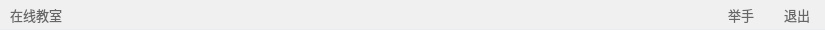
<?xml version="1.0" encoding="UTF-8"?>
<ui version="4.0">
 <class>StudentOnlineClassroomFunctionButtonWidget</class>
 <widget class="QWidget" name="StudentOnlineClassroomFunctionButtonWidget">
  <property name="geometry">
   <rect>
    <x>0</x>
    <y>0</y>
    <width>825</width>
    <height>30</height>
   </rect>
  </property>
  <property name="windowTitle">
   <string>Form</string>
  </property>
  <layout class="QGridLayout" name="gridLayout">
   <property name="leftMargin">
    <number>0</number>
   </property>
   <property name="topMargin">
    <number>0</number>
   </property>
   <property name="rightMargin">
    <number>0</number>
   </property>
   <property name="bottomMargin">
    <number>0</number>
   </property>
   <property name="spacing">
    <number>0</number>
   </property>
   <item row="0" column="0">
    <widget class="QFrame" name="function_btn_frame">
     <property name="minimumSize">
      <size>
       <width>825</width>
       <height>30</height>
      </size>
     </property>
     <property name="styleSheet">
      <string notr="true">QFrame {
	background: #f0f0f0;
	border: none;
	border-bottom: 1px solid #E8ECEC;
}</string>
     </property>
     <property name="frameShape">
      <enum>QFrame::StyledPanel</enum>
     </property>
     <property name="frameShadow">
      <enum>QFrame::Raised</enum>
     </property>
     <layout class="QHBoxLayout" name="horizontalLayout_4">
      <property name="spacing">
       <number>20</number>
      </property>
      <property name="leftMargin">
       <number>10</number>
      </property>
      <property name="topMargin">
       <number>0</number>
      </property>
      <property name="rightMargin">
       <number>10</number>
      </property>
      <property name="bottomMargin">
       <number>0</number>
      </property>
      <item>
       <widget class="QLabel" name="label_35">
        <property name="font">
         <font>
          <family>微软雅黑</family>
          <pointsize>10</pointsize>
         </font>
        </property>
        <property name="styleSheet">
         <string notr="true">QFrame {
	color: #666666;
	background: none;
	border: none;
}</string>
        </property>
        <property name="text">
         <string>在线教室</string>
        </property>
       </widget>
      </item>
      <item>
       <spacer name="horizontalSpacer_11">
        <property name="orientation">
         <enum>Qt::Horizontal</enum>
        </property>
        <property name="sizeHint" stdset="0">
         <size>
          <width>40</width>
          <height>20</height>
         </size>
        </property>
       </spacer>
      </item>
      <item>
       <widget class="QPushButton" name="raise_hand_btn">
        <property name="sizePolicy">
         <sizepolicy hsizetype="Minimum" vsizetype="Fixed">
          <horstretch>0</horstretch>
          <verstretch>0</verstretch>
         </sizepolicy>
        </property>
        <property name="minimumSize">
         <size>
          <width>0</width>
          <height>25</height>
         </size>
        </property>
        <property name="maximumSize">
         <size>
          <width>16777215</width>
          <height>25</height>
         </size>
        </property>
        <property name="font">
         <font>
          <family>微软雅黑</family>
          <pointsize>10</pointsize>
         </font>
        </property>
        <property name="cursor">
         <cursorShape>PointingHandCursor</cursorShape>
        </property>
        <property name="styleSheet">
         <string notr="true">QPushButton {
	color: #666666;
	background: none;
	border: none;
	border-radius: 5px;
	padding-left: 5px;
	padding-right: 5px;
}

QPushButton:hover {
	background-color: #dedede;
}</string>
        </property>
        <property name="text">
         <string>举手</string>
        </property>
        <property name="icon">
         <iconset resource="../../Status.qrc">
          <normaloff>:/button/Resources/material/button/raise_hand.png</normaloff>:/button/Resources/material/button/raise_hand.png</iconset>
        </property>
        <property name="iconSize">
         <size>
          <width>15</width>
          <height>15</height>
         </size>
        </property>
       </widget>
      </item>
      <item>
       <widget class="QPushButton" name="quit_lesson_btn">
        <property name="sizePolicy">
         <sizepolicy hsizetype="Minimum" vsizetype="Fixed">
          <horstretch>0</horstretch>
          <verstretch>0</verstretch>
         </sizepolicy>
        </property>
        <property name="minimumSize">
         <size>
          <width>0</width>
          <height>25</height>
         </size>
        </property>
        <property name="maximumSize">
         <size>
          <width>16777215</width>
          <height>25</height>
         </size>
        </property>
        <property name="font">
         <font>
          <family>微软雅黑</family>
          <pointsize>10</pointsize>
         </font>
        </property>
        <property name="cursor">
         <cursorShape>PointingHandCursor</cursorShape>
        </property>
        <property name="styleSheet">
         <string notr="true">QPushButton {
	color: #666666;
	background: none;
	border: none;
	border-radius: 5px;
	padding-left: 5px;
	padding-right: 5px;
}

QPushButton:hover {
	background-color: #dedede;
}</string>
        </property>
        <property name="text">
         <string>退出</string>
        </property>
        <property name="icon">
         <iconset resource="../../Status.qrc">
          <normaloff>:/button/Resources/material/button/exit.png</normaloff>:/button/Resources/material/button/exit.png</iconset>
        </property>
        <property name="iconSize">
         <size>
          <width>15</width>
          <height>15</height>
         </size>
        </property>
       </widget>
      </item>
     </layout>
    </widget>
   </item>
  </layout>
 </widget>
 <resources>
  <include location="../../Status.qrc"/>
 </resources>
 <connections/>
</ui>
